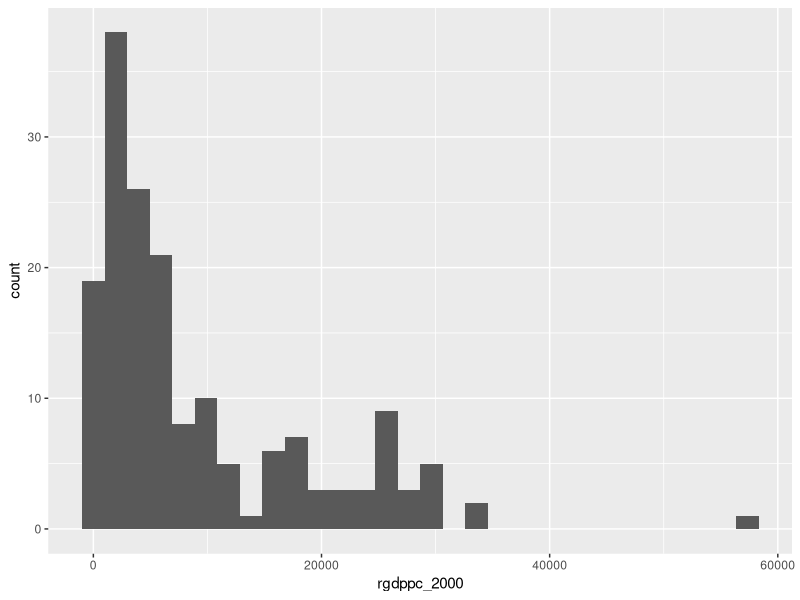
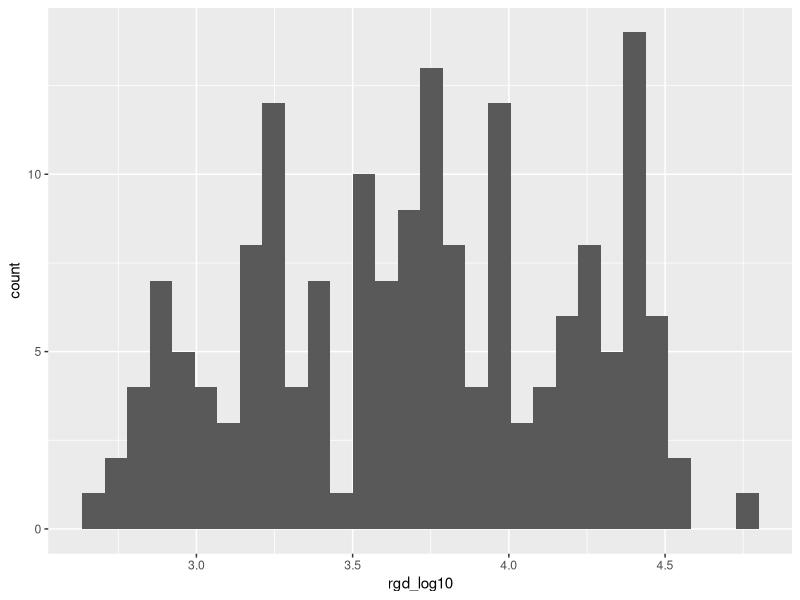
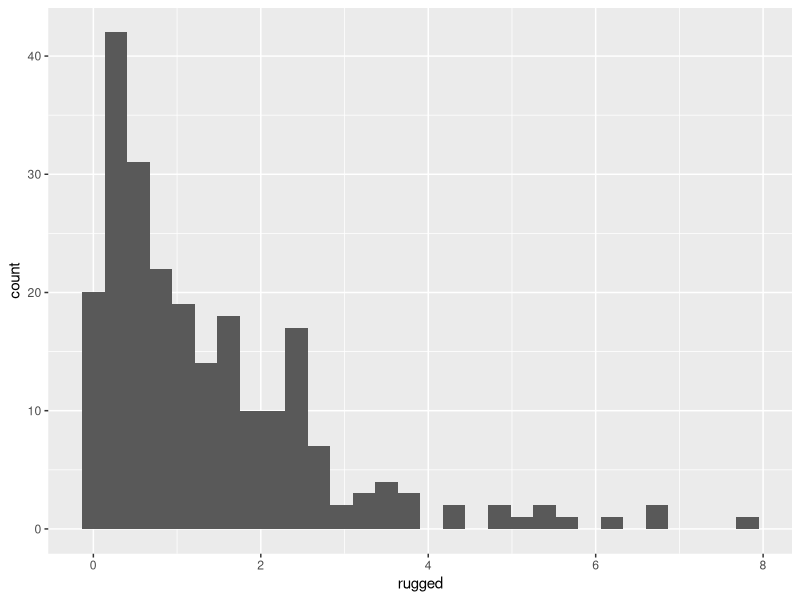
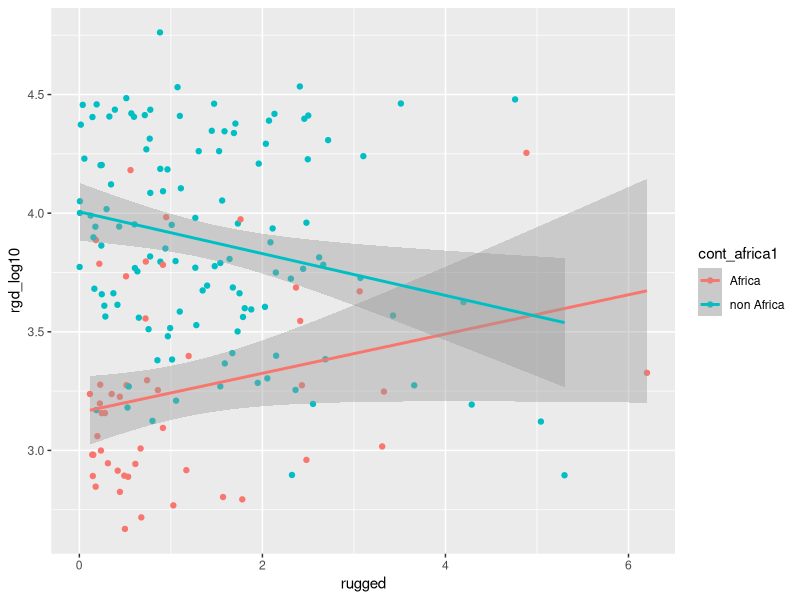
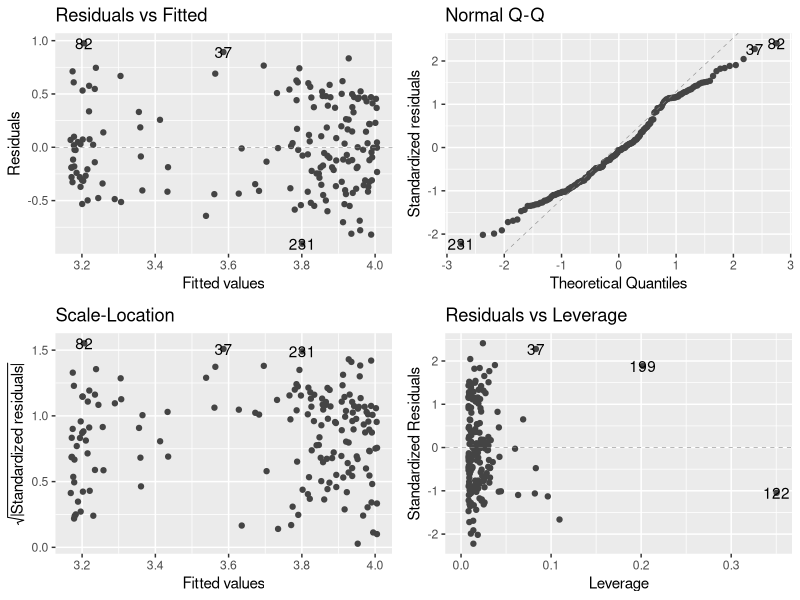
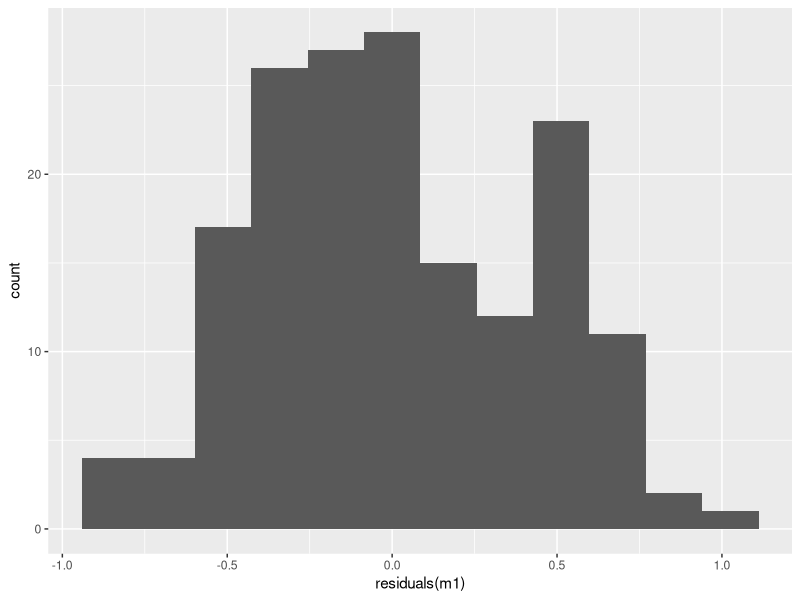
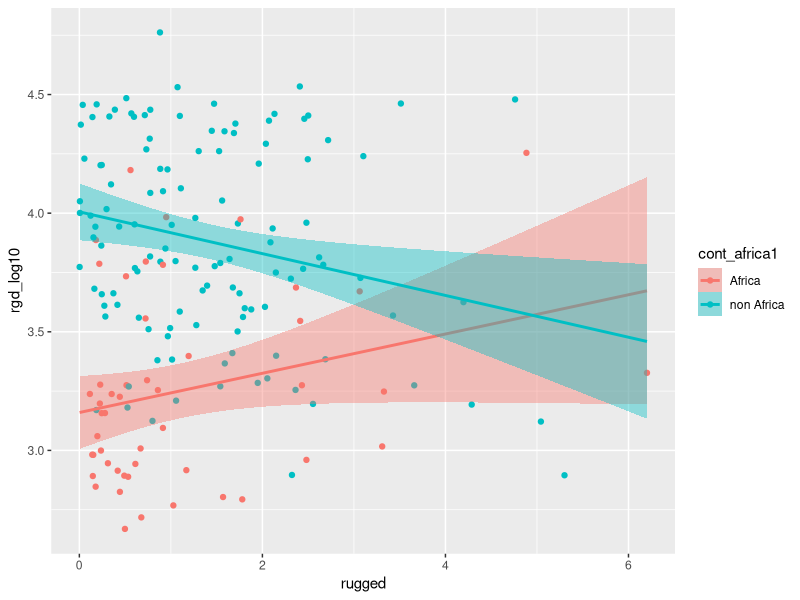

These figures' R source, in order:
## ---- chunk 1
knitr::opts_chunk$set(echo = TRUE)

## ---- chunk 2
# Importing libraries
suppressPackageStartupMessages({
  # Importing libraries
  library("ggplot2")
  library("dplyr")
  library("ggfortify")
  library('tidyverse')
  library('GGally')
})


# Load data

data <- read.csv('data/rugged.csv', stringsAsFactors = T)
## ---- chunk 3

ggplot(data, aes(x= rgdppc_2000)) +
  geom_histogram()
## ---- chunk 4

data <- mutate(data, rgd_log10 = log10(rgdppc_2000))

ggplot(data, aes(x= rgd_log10)) +
  geom_histogram()
## ---- chunk 5

data <- mutate(data, cont_africa1 = as.factor(ifelse(data$cont_africa == 1, 'Africa', 'non Africa')))
# Check distribution of countries
table(data$cont_africa1)
## ---- chunk 6

ggplot(data, aes(x= rugged)) +
  geom_histogram()
## ---- chunk 7

data %>%
  arrange(desc(rugged)) %>%
  select(country) %>% 
  head(5)
## ---- chunk 8

sum(is.na(data$rgd_log10))
datar <- na.omit(select(data, rugged, cont_africa1, rgd_log10))

# Check distribution of continent in the new dataset
table(datar$cont_africa1)
## ---- chunk 9

ggplot(datar, aes(x = rugged, y = rgd_log10, color = cont_africa1)) +
  geom_point() + 
  geom_smooth(method = 'lm')
## ---- chunk 10

m1 <- lm(rgd_log10 ~ rugged * cont_africa1, data = datar)
summary(m1)
autoplot(m1, smooth.colour = NA)
## ---- chunk 11

resid <- residuals(m1)

ggplot(m1, aes(x = residuals(m1))) +
  geom_histogram(bins = 12)
## ---- chunk 12

new.x <- expand.grid(rugged = seq(min(datar$rugged), max(datar$rugged), length.out = 170),
                     cont_africa1 = levels(datar$cont_africa1))

pred_gdp <- predict(m1, newdata = new.x, interval = 'confidence')

addThese_gdp <- data.frame(new.x, pred_gdp)
addThese_gdp <- rename(addThese_gdp, rgd_log10 = fit)

ggplot(datar, aes(x = rugged, y = rgd_log10, colour = cont_africa1)) +
  geom_point() +
  geom_smooth(data = addThese_gdp, aes(ymin = lwr, ymax = upr, fill = cont_africa1),
              stat = 'identity')
## ---- chunk 13

anova(m1)
